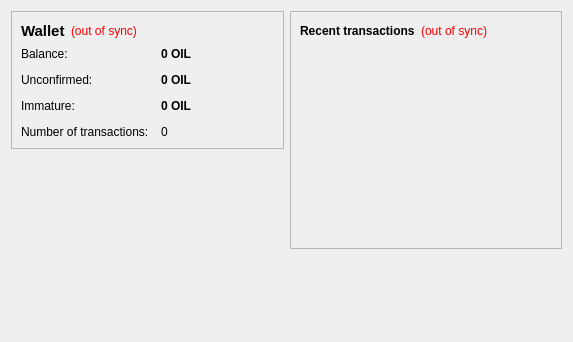
<?xml version="1.0" encoding="UTF-8"?>
<ui version="4.0">
 <class>OverviewPage</class>
 <widget class="QWidget" name="OverviewPage">
  <property name="geometry">
   <rect>
    <x>0</x>
    <y>0</y>
    <width>573</width>
    <height>342</height>
   </rect>
  </property>
  <property name="windowTitle">
   <string>Form</string>
  </property>
  <layout class="QHBoxLayout" name="horizontalLayout" stretch="1,1">
   <item>
    <layout class="QVBoxLayout" name="verticalLayout_2">
     <item>
      <widget class="QFrame" name="frame">
       <property name="frameShape">
        <enum>QFrame::StyledPanel</enum>
       </property>
       <property name="frameShadow">
        <enum>QFrame::Raised</enum>
       </property>
       <layout class="QVBoxLayout" name="verticalLayout_4">
        <item>
         <layout class="QHBoxLayout" name="horizontalLayout_4">
          <item>
           <widget class="QLabel" name="label_5">
            <property name="font">
             <font>
              <pointsize>11</pointsize>
              <weight>75</weight>
              <bold>true</bold>
             </font>
            </property>
            <property name="text">
             <string>Wallet</string>
            </property>
           </widget>
          </item>
          <item>
           <widget class="QLabel" name="labelWalletStatus">
            <property name="toolTip">
             <string>The displayed information may be out of date. Your wallet automatically synchronizes with the OilCoin network after a connection is established, but this process has not completed yet.</string>
            </property>
            <property name="styleSheet">
             <string notr="true">QLabel { color: red; }</string>
            </property>
            <property name="text">
             <string notr="true">(out of sync)</string>
            </property>
            <property name="alignment">
             <set>Qt::AlignLeading|Qt::AlignLeft|Qt::AlignVCenter</set>
            </property>
           </widget>
          </item>
          <item>
           <spacer name="horizontalSpacer_2">
            <property name="orientation">
             <enum>Qt::Horizontal</enum>
            </property>
            <property name="sizeHint" stdset="0">
             <size>
              <width>40</width>
              <height>20</height>
             </size>
            </property>
           </spacer>
          </item>
         </layout>
        </item>
        <item>
         <layout class="QFormLayout" name="formLayout_2">
          <property name="fieldGrowthPolicy">
           <enum>QFormLayout::AllNonFixedFieldsGrow</enum>
          </property>
          <property name="horizontalSpacing">
           <number>12</number>
          </property>
          <property name="verticalSpacing">
           <number>12</number>
          </property>
          <item row="0" column="0">
           <widget class="QLabel" name="label">
            <property name="text">
             <string>Balance:</string>
            </property>
           </widget>
          </item>
          <item row="0" column="1">
           <widget class="QLabel" name="labelBalance">
            <property name="font">
             <font>
              <weight>75</weight>
              <bold>true</bold>
             </font>
            </property>
            <property name="cursor">
             <cursorShape>IBeamCursor</cursorShape>
            </property>
            <property name="toolTip">
             <string>Your current balance</string>
            </property>
            <property name="text">
             <string notr="true">0 OIL</string>
            </property>
            <property name="textInteractionFlags">
             <set>Qt::LinksAccessibleByMouse|Qt::TextSelectableByKeyboard|Qt::TextSelectableByMouse</set>
            </property>
           </widget>
          </item>
          <item row="1" column="0">
           <widget class="QLabel" name="label_3">
            <property name="text">
             <string>Unconfirmed:</string>
            </property>
           </widget>
          </item>
          <item row="1" column="1">
           <widget class="QLabel" name="labelUnconfirmed">
            <property name="font">
             <font>
              <weight>75</weight>
              <bold>true</bold>
             </font>
            </property>
            <property name="cursor">
             <cursorShape>IBeamCursor</cursorShape>
            </property>
            <property name="toolTip">
             <string>Total of transactions that have yet to be confirmed, and do not yet count toward the current balance</string>
            </property>
            <property name="text">
             <string notr="true">0 OIL</string>
            </property>
            <property name="textInteractionFlags">
             <set>Qt::LinksAccessibleByMouse|Qt::TextSelectableByKeyboard|Qt::TextSelectableByMouse</set>
            </property>
           </widget>
          </item>
          <item row="3" column="0">
           <widget class="QLabel" name="label_2">
            <property name="text">
             <string>Number of transactions:</string>
            </property>
           </widget>
          </item>
          <item row="3" column="1">
           <widget class="QLabel" name="labelNumTransactions">
            <property name="toolTip">
             <string>Total number of transactions in wallet</string>
            </property>
            <property name="text">
             <string notr="true">0</string>
            </property>
           </widget>
          </item>
          <item row="2" column="0">
           <widget class="QLabel" name="labelImmatureText">
            <property name="text">
             <string>Immature:</string>
            </property>
           </widget>
          </item>
          <item row="2" column="1">
           <widget class="QLabel" name="labelImmature">
            <property name="font">
             <font>
              <weight>75</weight>
              <bold>true</bold>
             </font>
            </property>
            <property name="toolTip">
             <string>Mined balance that has not yet matured</string>
            </property>
            <property name="text">
             <string notr="true">0 OIL</string>
            </property>
            <property name="textInteractionFlags">
             <set>Qt::LinksAccessibleByMouse|Qt::TextSelectableByKeyboard|Qt::TextSelectableByMouse</set>
            </property>
           </widget>
          </item>
         </layout>
        </item>
       </layout>
      </widget>
     </item>
     <item>
      <spacer name="verticalSpacer">
       <property name="orientation">
        <enum>Qt::Vertical</enum>
       </property>
       <property name="sizeHint" stdset="0">
        <size>
         <width>20</width>
         <height>40</height>
        </size>
       </property>
      </spacer>
     </item>
    </layout>
   </item>
   <item>
    <layout class="QVBoxLayout" name="verticalLayout_3">
     <item>
      <widget class="QFrame" name="frame_2">
       <property name="frameShape">
        <enum>QFrame::StyledPanel</enum>
       </property>
       <property name="frameShadow">
        <enum>QFrame::Raised</enum>
       </property>
       <layout class="QVBoxLayout" name="verticalLayout">
        <item>
         <layout class="QHBoxLayout" name="horizontalLayout_2">
          <item>
           <widget class="QLabel" name="label_4">
            <property name="text">
             <string>&lt;b&gt;Recent transactions&lt;/b&gt;</string>
            </property>
           </widget>
          </item>
          <item>
           <widget class="QLabel" name="labelTransactionsStatus">
            <property name="toolTip">
             <string>The displayed information may be out of date. Your wallet automatically synchronizes with the OilCoin network after a connection is established, but this process has not completed yet.</string>
            </property>
            <property name="styleSheet">
             <string notr="true">QLabel { color: red; }</string>
            </property>
            <property name="text">
             <string notr="true">(out of sync)</string>
            </property>
            <property name="alignment">
             <set>Qt::AlignRight|Qt::AlignTrailing|Qt::AlignVCenter</set>
            </property>
           </widget>
          </item>
          <item>
           <spacer name="horizontalSpacer">
            <property name="orientation">
             <enum>Qt::Horizontal</enum>
            </property>
            <property name="sizeHint" stdset="0">
             <size>
              <width>40</width>
              <height>20</height>
             </size>
            </property>
           </spacer>
          </item>
         </layout>
        </item>
        <item>
         <widget class="QListView" name="listTransactions">
          <property name="styleSheet">
           <string notr="true">QListView { background: transparent; }</string>
          </property>
          <property name="frameShape">
           <enum>QFrame::NoFrame</enum>
          </property>
          <property name="verticalScrollBarPolicy">
           <enum>Qt::ScrollBarAlwaysOff</enum>
          </property>
          <property name="horizontalScrollBarPolicy">
           <enum>Qt::ScrollBarAlwaysOff</enum>
          </property>
          <property name="selectionMode">
           <enum>QAbstractItemView::NoSelection</enum>
          </property>
         </widget>
        </item>
       </layout>
      </widget>
     </item>
     <item>
      <spacer name="verticalSpacer_2">
       <property name="orientation">
        <enum>Qt::Vertical</enum>
       </property>
       <property name="sizeHint" stdset="0">
        <size>
         <width>20</width>
         <height>40</height>
        </size>
       </property>
      </spacer>
     </item>
    </layout>
   </item>
  </layout>
 </widget>
 <resources/>
 <connections/>
</ui>
